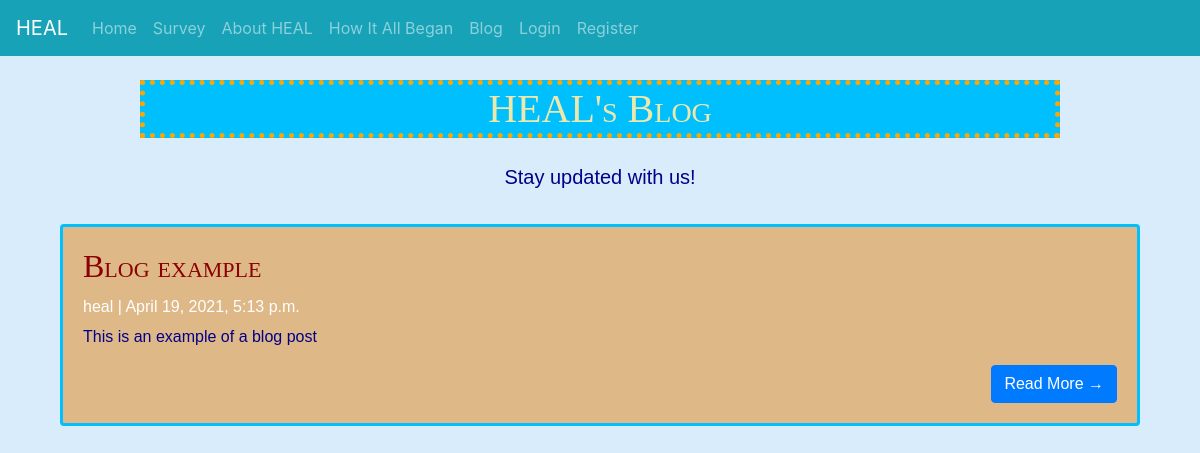
Screenshot of /blog/ with the database file from the repository.
### HEALSurvey/models.py (models this page shows, shortened)
class Post(models.Model):
    title = models.CharField(max_length=200, unique=True)
    slug = models.SlugField(max_length=200, unique=True)
    author = models.ForeignKey(User, on_delete= models.CASCADE,related_name='blog_posts')
    updated_on = models.DateTimeField(auto_now= True)
    content = models.TextField()
    created_on = models.DateTimeField(auto_now_add=True)
    status = models.IntegerField(choices=STATUS, default=0)
    class Meta:
        ordering = ['-created_on']

### HEALSurvey/views.py (the view)
# urls.py: path('blog/', views.PostList.as_view(), name='blog'),
class PostList(generic.ListView):
    queryset = Post.objects.filter(status=1).order_by('-created_on')
    template_name = 'blog.html'

### templates/Blog.html (shortened to what this page needs)
{% extends 'Base.html' %}
{% load crispy_forms_tags %}
{% load static %}
{% block body %}
<header class="masthead">
    <div class="container">
        <div class="row">
            <div class=" col-md-8 col-md-10 mx-auto">
                <div class="site-heading">
                    <h1 id="t" class="site-heading my-4 mt-3"> HEAL's Blog </h1>
                    <p class="lead">Stay updated with us!</p>
                </div>
            </div>
        </div>
    </div>
</header>
<div class="container">
        <div class="col-md mt-3 left">
            {% for post in post_list %}
            <div class="card mb-4">
                <div class="card-body">
                    <h2 class="card-title" style ="color:darkred">{{ post.title }}</h2>
                    <p class="card-text h6" style ="color:white">{{ post.author }} | {{ post.created_on}} </p>
                    <p class="card-text">{{post.content|slice:":200" }}</p>
                    <a href="{% url 'post_detail' post.slug  %}" class="btn btn-primary">Read More &rarr;</a>
                </div>
            </div>
            {% endfor %}
        </div>
</div>
{%endblock%}

### static/css/styles.css (style rules this page uses)
p { color:darkblue; font-family: Arial, Helvetica, sans-serif; }
body { background-color: #D9ECFC; justify-content: center; }
h1, h2, h3 { font-family: American Typewriter, serif; font-variant: small-caps; }
.btn { float: right; font-family: Arial, Helvetica, sans-serif; }
#t { border: 5px dotted orange; background: deepskyblue; color: palegoldenrod; }
.site-heading { text-align: center; }
.card { background: burlywood; border: 3px solid deepskyblue; }

### rows the page displays
Post: title "Blog example", author "heal", created_on "April 19, 2021, 5:13 p.m.", content "This is an example of a blog post"
